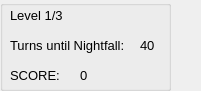
     <widget class="QWidget" name="lvl1_score_widget" native="true">
      <property name="geometry">
       <rect>
        <x>380</x>
        <y>10</y>
        <width>201</width>
        <height>91</height>
       </rect>
      </property>
      <widget class="QLabel" name="lvl1_score_text">
       <property name="geometry">
        <rect>
         <x>10</x>
         <y>60</y>
         <width>81</width>
         <height>31</height>
        </rect>
       </property>
       <property name="font">
        <font>
         <family>Arial</family>
         <pointsize>10</pointsize>
        </font>
       </property>
       <property name="text">
        <string>SCORE: </string>
       </property>
      </widget>
      <widget class="QLabel" name="lvl1_turns_text">
       <property name="geometry">
        <rect>
         <x>10</x>
         <y>30</y>
         <width>121</width>
         <height>31</height>
        </rect>
       </property>
       <property name="font">
        <font>
         <family>Arial</family>
         <pointsize>10</pointsize>
        </font>
       </property>
       <property name="text">
        <string>Turns until Nightfall:</string>
       </property>
      </widget>
      <widget class="QLabel" name="lvl1_lvl">
       <property name="geometry">
        <rect>
         <x>10</x>
         <y>0</y>
         <width>71</width>
         <height>31</height>
        </rect>
       </property>
       <property name="font">
        <font>
         <family>Arial</family>
         <pointsize>10</pointsize>
        </font>
       </property>
       <property name="text">
        <string>Level 1/3</string>
       </property>
      </widget>
      <widget class="QLabel" name="lvl1_turns_no">
       <property name="geometry">
        <rect>
         <x>140</x>
         <y>30</y>
         <width>41</width>
         <height>31</height>
        </rect>
       </property>
       <property name="font">
        <font>
         <family>Arial</family>
         <pointsize>10</pointsize>
        </font>
       </property>
       <property name="text">
        <string>40</string>
       </property>
      </widget>
      <widget class="QLabel" name="lvl1_score_no">
       <property name="geometry">
        <rect>
         <x>80</x>
         <y>60</y>
         <width>131</width>
         <height>31</height>
        </rect>
       </property>
       <property name="font">
        <font>
         <family>Arial</family>
         <pointsize>10</pointsize>
        </font>
       </property>
       <property name="text">
        <string>0</string>
       </property>
      </widget>
      <widget class="QGroupBox" name="lvl1_score_box">
       <property name="geometry">
        <rect>
         <x>0</x>
         <y>0</y>
         <width>171</width>
         <height>91</height>
        </rect>
       </property>
       <property name="autoFillBackground">
        <bool>true</bool>
       </property>
      </widget>
      <zorder>lvl1_score_box</zorder>
      <zorder>lvl1_score_text</zorder>
      <zorder>lvl1_turns_text</zorder>
      <zorder>lvl1_lvl</zorder>
      <zorder>lvl1_turns_no</zorder>
      <zorder>lvl1_score_no</zorder>
     </widget>
